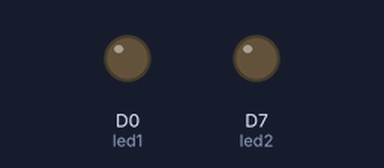
Bench run of a sketch on a simulated Particle Photon. Parts: output pins drawn as LEDs (lit = HIGH).

Above: at 1.1 s.
At 2.1 s:
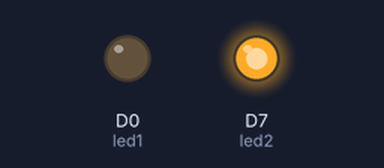
Timing chart, 0 to 3.6 s (numbered marks = the images above):
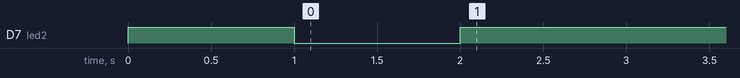

The sketch:

Particle_Code.ino
```cpp
// -----------------------------------
// Controlling a drinks dispenser over the Internet
// -----------------------------------

// led1 is D0, led2 is D7
int led1 = D0; //Trigger LED, should be something big and noticeable
int led2 = D7; //Standby KED, will be lit while waiting for a trigger

// Configure pins and register our Spark function
void setup()
{
   //delay(10000);

   // Here's the pin configuration, both are used as outputs
   pinMode(led1, OUTPUT);
   pinMode(led2, OUTPUT);

   // Declare a Spark.function so that we can trigger the LEDs on and off from the cloud.
   Spark.function("pour", ledToggle);

   // At startup, let's make sure the trigger LED is off, and blink the standby LED once:
   digitalWrite(led1, LOW);
   digitalWrite(led2, HIGH);
   delay(1000);
   digitalWrite(led2, LOW);
   delay(1000);
   digitalWrite(led2, HIGH);
}

// Since we're waiting for input through the cloud this time,
// we don't actually need to put anything in the loop
void loop()
{
   // Nothing to do here
}

// This is the ledToggle function we registered to the "led" Spark.function earlier.
int ledToggle(String command) {
    // Spark.functions always take a string as an argument and return an integer.
    // Since we can pass a string, it means that we can give the program commands on how the function should be used.

    digitalWrite(led1,HIGH);
    digitalWrite(led2,LOW);
    delay(2000);
    digitalWrite(led1,LOW);
    digitalWrite(led2,HIGH);

    return 1;
}
```
